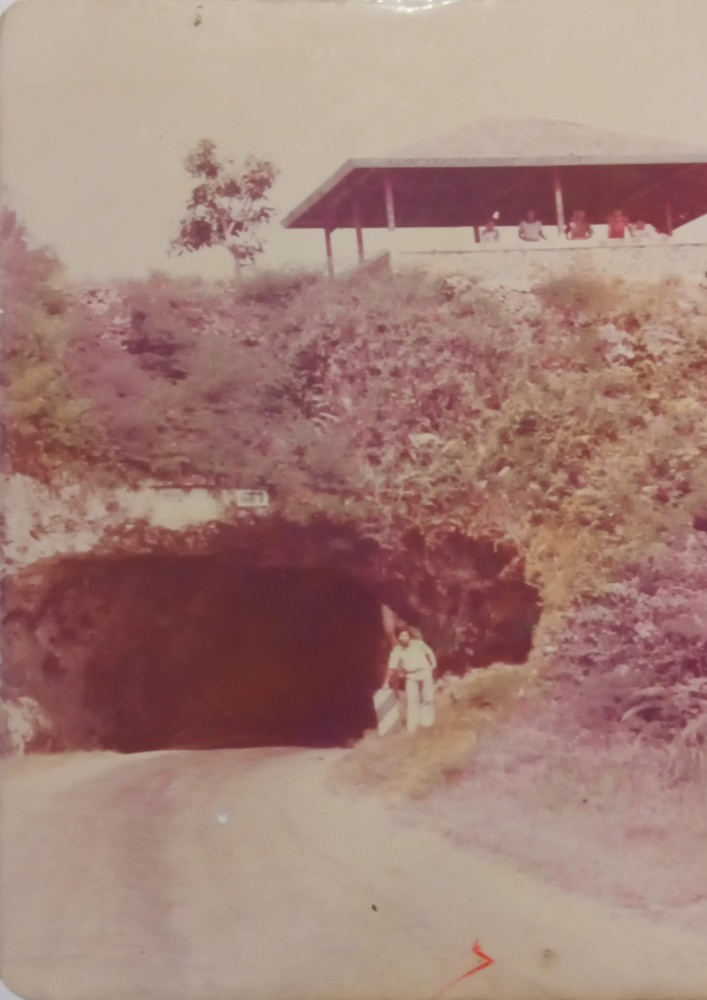
#> input picture images/gambar_jadul.jpg, 707 x 1000 px
$ python eksperimen_parameter.py images/gambar_jadul.jpg
#> lines starting #> are read from the running program, lines starting #| are printed output that depends on the picture
### main.py
"""
Restorasi Citra Foto Jadul Berwarna Menggunakan Koreksi Warna dan CLAHE
=======================================================================
Mata Kuliah  : Visi Komputer
Metode       : Classical Image Processing (tanpa Deep Learning)
Library      : NumPy, Matplotlib, Pillow

Pipeline dua tahap:
  Tahap 1 — Gray World Assumption  : menetralisir color cast
  Tahap 2 — CLAHE pada channel L   : meningkatkan kontras tanpa mendistorsi warna
"""

import argparse
import math
import os

import numpy as np
import matplotlib.pyplot as plt
from PIL import Image


# ---------------------------------------------------------------------------
# Matriks konversi RGB ↔ XYZ (illuminan D65, standar CIE)
# ---------------------------------------------------------------------------

_RGB_TO_XYZ = np.array([
    [0.4124564, 0.3575761, 0.1804375],
    [0.2126729, 0.7151522, 0.0721750],
    [0.0193339, 0.1191920, 0.9503041],
], dtype=np.float64)

_XYZ_TO_RGB = np.array([
    [ 3.2404542, -1.5371385, -0.4985314],
    [-0.9692660,  1.8760108,  0.0415560],
    [ 0.0556434, -0.2040259,  1.0572252],
], dtype=np.float64)

_D65 = np.array([0.95047, 1.00000, 1.08883], dtype=np.float64)


def _srgb_to_linear(c: np.ndarray) -> np.ndarray:
    return np.where(c > 0.04045, ((c + 0.055) / 1.055) ** 2.4, c / 12.92)


def _linear_to_srgb(c: np.ndarray) -> np.ndarray:
    c_safe = np.maximum(c, 0.0)
    return np.where(c > 0.0031308, 1.055 * c_safe ** (1.0 / 2.4) - 0.055, 12.92 * c)


def _lab_f(t: np.ndarray) -> np.ndarray:
    delta = 6.0 / 29.0
    return np.where(t > delta ** 3, np.cbrt(t), t / (3.0 * delta ** 2) + 4.0 / 29.0)


def _lab_f_inv(t: np.ndarray) -> np.ndarray:
    delta = 6.0 / 29.0
    return np.where(t > delta, t ** 3, 3.0 * delta ** 2 * (t - 4.0 / 29.0))


def rgb_to_lab(image_rgb: np.ndarray) -> np.ndarray:
    """Konversi sRGB (uint8) → CIE L*a*b* (float64). L: [0,100], a/b: [-128,127]."""
    rgb_f = image_rgb.astype(np.float64) / 255.0
    lin   = _srgb_to_linear(rgb_f)
    xyz   = lin @ _RGB_TO_XYZ.T
    f     = _lab_f(xyz / _D65)
    L = 116.0 * f[:, :, 1] - 16.0
    a = 500.0 * (f[:, :, 0] - f[:, :, 1])
    b = 200.0 * (f[:, :, 1] - f[:, :, 2])
    return np.stack([L, a, b], axis=-1)


def lab_to_rgb(image_lab: np.ndarray) -> np.ndarray:
    """Konversi CIE L*a*b* (float64) → sRGB (uint8)."""
    L, a, b = image_lab[:, :, 0], image_lab[:, :, 1], image_lab[:, :, 2]
    fy = (L + 16.0) / 116.0
    fx = a / 500.0 + fy
    fz = fy - b / 200.0
    xyz = np.stack([
        _D65[0] * _lab_f_inv(fx),
        _D65[1] * _lab_f_inv(fy),
        _D65[2] * _lab_f_inv(fz),
    ], axis=-1)
    srgb = _linear_to_srgb(xyz @ _XYZ_TO_RGB.T)
    return np.clip(np.round(srgb * 255.0), 0, 255).astype(np.uint8)


# ---------------------------------------------------------------------------
# I/O
# ---------------------------------------------------------------------------

def load_image(path: str) -> np.ndarray:
    """Membaca gambar dan mengembalikan array uint8 (H×W×3, RGB)."""
    img = Image.open(path).convert("RGB")
    return np.array(img, dtype=np.uint8)


def save_image(image_rgb: np.ndarray, path: str) -> None:
    Image.fromarray(image_rgb).save(path)


# ---------------------------------------------------------------------------
# Tahap 1: Koreksi Warna — Gray World Assumption
# ---------------------------------------------------------------------------

def gray_world_correction(image_rgb: np.ndarray) -> np.ndarray:
    """
    Menetralisir color cast dengan menyeimbangkan rata-rata tiap channel
    terhadap rata-rata global (gray mean).

    scale_c    = gray_mean / mean_c
    I_c_new    = clip(I_c * scale_c, 0, 255)
    gray_mean  = (mean_R + mean_G + mean_B) / 3
    """
    img_f     = image_rgb.astype(np.float64)
    means     = img_f.mean(axis=(0, 1))
    gray_mean = means.mean()
    scales    = np.where(means > 0, gray_mean / means, 1.0)
    return np.clip(img_f * scales, 0, 255).astype(np.uint8)


# ---------------------------------------------------------------------------
# Tahap 2: CLAHE pada Channel L
# ---------------------------------------------------------------------------

def _compute_tile_luts(
    l_uint8: np.ndarray,
    ny: int,
    nx: int,
    clip_limit: float,
) -> np.ndarray:
    """
    Menghitung LUT ekualisasi histogram untuk setiap tile.

    Untuk tiap tile:
      1. Hitung histogram (256 bin).
      2. Terapkan clip: C_l = clip_limit * (jumlah piksel) / 256.
         Piksel terpotong didistribusikan ulang merata ke semua bin.
      3. Hitung CDF dan petakan ke LUT [0, 255].

    Mengembalikan array (ny, nx, 256).
    """
    H, W = l_uint8.shape
    luts = np.zeros((ny, nx, 256), dtype=np.float64)

    for iy in range(ny):
        for ix in range(nx):
            y0 = int(round(iy * H / ny));       y1 = int(round((iy + 1) * H / ny))
            x0 = int(round(ix * W / nx));       x1 = int(round((ix + 1) * W / nx))
            y0, y1 = max(0, y0), min(H, y1);    x0, x1 = max(0, x0), min(W, x1)

            tile     = l_uint8[y0:y1, x0:x1]
            n_pixels = tile.size
            hist     = np.bincount(tile.flatten(), minlength=256).astype(np.float64)

            actual_clip = max(1, int(clip_limit * n_pixels / 256))
            excess      = np.sum(np.maximum(hist - actual_clip, 0))
            hist        = np.minimum(hist, float(actual_clip))
            hist       += excess / 256.0

            cdf     = np.cumsum(hist)
            cdf_min = cdf[0]
            denom   = float(n_pixels) - cdf_min
            lut     = np.clip(np.round((cdf - cdf_min) / denom * 255.0), 0, 255) \
                      if denom > 0 else np.arange(256, dtype=np.float64)
            luts[iy, ix] = lut

    return luts


def _bilinear_interpolate(
    l_uint8: np.ndarray,
    luts: np.ndarray,
    ny: int,
    nx: int,
) -> np.ndarray:
    """
    Menggabungkan LUT tile-tile bersebelahan dengan interpolasi bilinear
    agar tidak ada artefak batas antar tile.

    Mengembalikan channel L hasil CLAHE (uint8, H×W).
    """
    H, W = l_uint8.shape
    cy = (np.arange(ny, dtype=np.float64) + 0.5) * (H / ny)
    cx = (np.arange(nx, dtype=np.float64) + 0.5) * (W / nx)
    y_idx = np.arange(H, dtype=np.float64)
    x_idx = np.arange(W, dtype=np.float64)

    if ny > 1:
        iy = np.clip(np.searchsorted(cy, y_idx + 0.5) - 1, 0, ny - 2)
        ty = np.clip((y_idx + 0.5 - cy[iy]) / (cy[iy + 1] - cy[iy]), 0.0, 1.0)
    else:
        iy = np.zeros(H, dtype=int);  ty = np.zeros(H, dtype=np.float64)

    if nx > 1:
        ix = np.clip(np.searchsorted(cx, x_idx + 0.5) - 1, 0, nx - 2)
        tx = np.clip((x_idx + 0.5 - cx[ix]) / (cx[ix + 1] - cx[ix]), 0.0, 1.0)
    else:
        ix = np.zeros(W, dtype=int);  tx = np.zeros(W, dtype=np.float64)

    PV  = l_uint8
    IY  = iy[:, np.newaxis] * np.ones((1, W), dtype=int)
    IX  = np.ones((H, 1), dtype=int) * ix[np.newaxis, :]
    IY1 = np.minimum(IY + 1, ny - 1)
    IX1 = np.minimum(IX + 1, nx - 1)

    TY = ty[:, np.newaxis];  TX = tx[np.newaxis, :]
    result = (
        (1.0 - TY) * (1.0 - TX) * luts[IY,  IX,  PV] +
        (1.0 - TY) * TX          * luts[IY,  IX1, PV] +
        TY          * (1.0 - TX) * luts[IY1, IX,  PV] +
        TY          * TX          * luts[IY1, IX1, PV]
    )
    return np.clip(result, 0, 255).astype(np.uint8)


def apply_clahe(
    image_rgb: np.ndarray,
    clip_limit: float = 2.0,
    tile_grid: tuple = (8, 8),
) -> np.ndarray:
    """
    Menerapkan CLAHE pada channel L dalam ruang warna CIE L*a*b*.

    Channel L (kecerahan) diproses terpisah dari channel a dan b (warna),
    sehingga peningkatan kontras tidak mengubah keseimbangan warna
    yang sudah dikoreksi di tahap sebelumnya.

    Args:
        clip_limit : batas amplifikasi kontras per tile (default 2.0).
        tile_grid  : (nx, ny) jumlah tile per sisi (default 8×8).
    """
    lab = rgb_to_lab(image_rgb)
    L, a, b = lab[:, :, 0], lab[:, :, 1], lab[:, :, 2]

    l_scaled  = np.clip(np.round(L * 255.0 / 100.0), 0, 255).astype(np.uint8)
    nx, ny    = tile_grid
    luts      = _compute_tile_luts(l_scaled, ny, nx, clip_limit)
    l_enhanced = _bilinear_interpolate(l_scaled, luts, ny, nx)

    L_new = l_enhanced.astype(np.float64) * 100.0 / 255.0
    return lab_to_rgb(np.stack([L_new, a, b], axis=-1))


# ---------------------------------------------------------------------------
# Pipeline Restorasi
# ---------------------------------------------------------------------------

# [9 lines left out: function restore_image, not called in this run]


# ---------------------------------------------------------------------------
# Metrik Kuantitatif
# ---------------------------------------------------------------------------

def get_l_channel_uint8(image_rgb: np.ndarray) -> np.ndarray:
    lab = rgb_to_lab(image_rgb)
    return np.clip(np.round(lab[:, :, 0] * 255.0 / 100.0), 0, 255).astype(np.uint8)


def compute_contrast_std(image_rgb: np.ndarray) -> float:
    """Standar deviasi channel L — ukuran kontras (sebaran intensitas)."""
    return float(np.std(rgb_to_lab(image_rgb)[:, :, 0]))


def compute_color_cast_index(image_rgb: np.ndarray) -> float:
    """Selisih rata-rata channel terbesar dan terkecil — ukuran ketidakseimbangan warna."""
    means = image_rgb.astype(np.float64).mean(axis=(0, 1))
    return float(means.max() - means.min())


def compute_psnr(reference: np.ndarray, target: np.ndarray) -> float:
    """PSNR antara dua citra. Rumus: 10 * log10(255² / MSE)."""
    mse = np.mean((reference.astype(np.float64) - target.astype(np.float64)) ** 2)
    return float("inf") if mse == 0 else 10.0 * math.log10(255.0 ** 2 / mse)


# [134 lines left out: functions print_metrics_table, _plot_histogram, save_comparison_figure, parse_arguments, main, not called in this run]


# [2 lines that do not run on import are left out]

### eksperimen_parameter.py
"""
Eksperimen Variasi Parameter CLAHE
====================================
Mata Kuliah  : Visi Komputer
Deskripsi    : Menguji berbagai nilai clip_limit dan tile_grid untuk
               memvalidasi pemilihan parameter default pada main.py.
               Tahap 1 (Gray World) bersifat tetap karena parameter-free.

Cara menjalankan:
    python eksperimen_parameter.py images/gambar_jadul.jpg
    python eksperimen_parameter.py images/gambar_jadul.jpg --output_dir output
"""

import argparse
import os

import numpy as np
import matplotlib.pyplot as plt
import matplotlib.gridspec as gridspec

from main import (
    load_image,
    gray_world_correction,
    apply_clahe,
    compute_contrast_std,
    compute_color_cast_index,
    compute_psnr,
)


CLIP_LIMITS = [1.0, 2.0, 3.0, 4.0, 5.0, 10.0]
TILE_SIZES  = [4, 8, 16, 32]
FIXED_TILE  = (8, 8)
FIXED_CLIP  = 2.0


def run_clip_limit_experiment(color_corrected: np.ndarray, original: np.ndarray) -> list:
    results = []
    for cl in CLIP_LIMITS:
        result = apply_clahe(color_corrected, clip_limit=cl, tile_grid=FIXED_TILE)
        results.append({
            "clip_limit": cl,
            "image": result,
            "std":   compute_contrast_std(result),
            "cast":  compute_color_cast_index(result),
            "psnr":  compute_psnr(original, result),
        })
    return results


def run_tile_size_experiment(color_corrected: np.ndarray, original: np.ndarray) -> list:
    results = []
    for ts in TILE_SIZES:
        result = apply_clahe(color_corrected, clip_limit=FIXED_CLIP, tile_grid=(ts, ts))
        results.append({
            "tile_size": ts,
            "image": result,
            "std":   compute_contrast_std(result),
            "cast":  compute_color_cast_index(result),
            "psnr":  compute_psnr(original, result),
        })
    return results


# ---------------------------------------------------------------------------
# Tabel terminal (tanpa kolom analisis)
# ---------------------------------------------------------------------------

def print_clip_limit_table(results: list) -> None:
    print()
    print("=" * 58)
    print("EKSPERIMEN 1: Variasi clip_limit (tile_grid tetap 8x8)".center(58))
    print("=" * 58)
    print(f"{'clip_limit':<12}{'Std Dev L':<14}{'Color Cast':<14}{'PSNR (dB)'}")
    print("-" * 58)
    for r in results:
        marker = " <--" if r["clip_limit"] == FIXED_CLIP else ""
        print(f"{r['clip_limit']:<12.1f}{r['std']:<14.2f}{r['cast']:<14.2f}{r['psnr']:.2f}{marker}")
    print("=" * 58)


def print_tile_size_table(results: list) -> None:
    print()
    print("=" * 58)
    print("EKSPERIMEN 2: Variasi tile_grid (clip_limit tetap 2.0)".center(58))
    print("=" * 58)
    print(f"{'tile_size':<14}{'Std Dev L':<14}{'Color Cast':<14}{'PSNR (dB)'}")
    print("-" * 58)
    for r in results:
        marker = " <--" if r["tile_size"] == FIXED_TILE[0] else ""
        print(f"{r['tile_size']}x{r['tile_size']:<11}{r['std']:<14.2f}{r['cast']:<14.2f}{r['psnr']:.2f}{marker}")
    print("=" * 58)
    print()


# ---------------------------------------------------------------------------
# Visualisasi — gambar + semua metrik sebagai caption
# ---------------------------------------------------------------------------

# [11 lines left out: function _metrics_caption, not called in this run]


def save_clip_limit_figure(results: list, output_path: str) -> None:
    n = len(results)
    fig = plt.figure(figsize=(16, 13))
    fig.suptitle("Eksperimen 1: Variasi clip_limit  (tile_grid = 8×8)",
                 fontsize=13, fontweight="bold", y=0.98)

    for idx, r in enumerate(results):
        ax = fig.add_subplot(2, 3, idx + 1)
        ax.imshow(r["image"])

        # judul di atas gambar
        title = f"clip_limit = {r['clip_limit']}"
        if r["clip_limit"] == FIXED_CLIP:
            title += "  ★"
        ax.set_title(title, fontsize=10, fontweight="bold",
                     color="darkgreen" if r["clip_limit"] == FIXED_CLIP else "black")
        ax.set_xticks([])
        ax.set_yticks([])

        # semua metrik di bawah gambar
        caption = (
            f"Std Dev L : {r['std']:.2f}\n"
            f"Color Cast : {r['cast']:.2f}\n"
            f"PSNR       : {r['psnr']:.2f} dB"
        )
        ax.set_xlabel(caption, fontsize=8, linespacing=1.6,
                      fontfamily="monospace",
                      color="darkgreen" if r["clip_limit"] == FIXED_CLIP else "black")

    plt.tight_layout(rect=[0, 0, 1, 0.96])
    plt.savefig(output_path, dpi=150, bbox_inches="tight")
    plt.close()
    print(f"      Tersimpan: {output_path}")


def save_tile_size_figure(results: list, output_path: str) -> None:
    n = len(results)
    fig = plt.figure(figsize=(13, 12))
    fig.suptitle("Eksperimen 2: Variasi tile_grid  (clip_limit = 2.0)",
                 fontsize=13, fontweight="bold", y=0.98)

    for idx, r in enumerate(results):
        ax = fig.add_subplot(2, 2, idx + 1)
        ax.imshow(r["image"])

        title = f"tile_grid = {r['tile_size']}×{r['tile_size']}"
        if r["tile_size"] == FIXED_TILE[0]:
            title += "  ★"
        ax.set_title(title, fontsize=10, fontweight="bold",
                     color="darkgreen" if r["tile_size"] == FIXED_TILE[0] else "black")
        ax.set_xticks([])
        ax.set_yticks([])

        caption = (
            f"Std Dev L : {r['std']:.2f}\n"
            f"Color Cast : {r['cast']:.2f}\n"
            f"PSNR       : {r['psnr']:.2f} dB"
        )
        ax.set_xlabel(caption, fontsize=8, linespacing=1.6,
                      fontfamily="monospace",
                      color="darkgreen" if r["tile_size"] == FIXED_TILE[0] else "black")

    plt.tight_layout(rect=[0, 0, 1, 0.96])
    plt.savefig(output_path, dpi=150, bbox_inches="tight")
    plt.close()
    print(f"      Tersimpan: {output_path}")


# ---------------------------------------------------------------------------
# Entry Point
# ---------------------------------------------------------------------------

def parse_arguments() -> argparse.Namespace:
    parser = argparse.ArgumentParser(
        description="Eksperimen variasi parameter CLAHE untuk validasi pemilihan default."
    )
    parser.add_argument("input", help="Path ke foto jadul (contoh: images/gambar_jadul.jpg)")
    parser.add_argument("--output_dir", default="output", help="Folder output (default: output)")
    return parser.parse_args()


def main() -> None:
    args = parse_arguments()
    os.makedirs(args.output_dir, exist_ok=True)

    print(f"[1/4] Membaca gambar: {args.input}")
    original = load_image(args.input)
#> in load_image, img is the input picture: PIL image 707x1000 RGB; mean R, G, B 163.2, 129.6, 120.8
    print(f"      Ukuran: {original.shape[1]} x {original.shape[0]} piksel")
#|       Ukuran: 707 x 1000 piksel

    print("[2/4] Menerapkan koreksi warna Gray World")
    color_corrected = gray_world_correction(original)
#> in gray_world_correction, `means     = img_f.mean(axis=(0, 1))`: means = [163.2, 129.6, 120.8]
#> in gray_world_correction, `gray_mean = means.mean()`: gray_mean = 137.9
#> in gray_world_correction, `scales    = np.where(means > 0, gray_mean / means, 1.0)`: scales = [0.845, 1.06, 1.14]

    print("[3/4] Menjalankan eksperimen variasi clip_limit dan tile_grid")
    clip_results = run_clip_limit_experiment(color_corrected, original)
#> the loop in run_clip_limit_experiment, `for cl in CLIP_LIMITS:` made 6 passes
#> (means in compute_color_cast_index, mse in compute_psnr) on passes 1 to 6: ([136.6, 136.8, 136.8], 469.3), ([136.2, 136.5, 136.5], 670.4), ([135.7, 136.1, 136], 895.2), ([135.2, 135.6, 135.6], 1106.6), ([134.7, 135.1, 135.1], 1291.9), ([132.4, 132.6, 132.6], 1768.8)
#> pass 1, in rgb_to_lab, `f     = _lab_f(xyz / _D65)`:
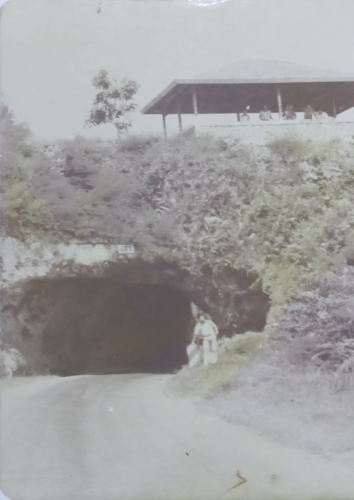
#> f: shape (1000, 707, 3) float64 (shown at 1/2 size); mean R, G, B 0.63, 0.629, 0.627
#> after the loop in run_clip_limit_experiment, `for cl in CLIP_LIMITS:`:
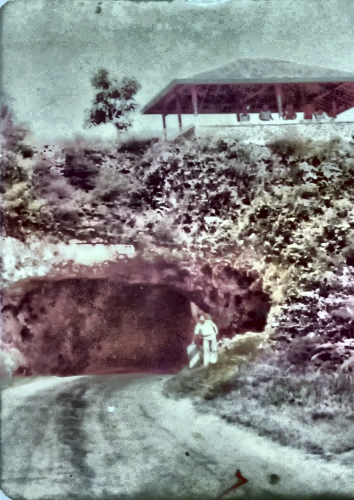
#> result: shape (1000, 707, 3) (shown at 1/2 size); mean R, G, B 132.4, 132.6, 132.6
#> after the loop in run_clip_limit_experiment, `for cl in CLIP_LIMITS:`: results = 6 items
#> clip_results = 6 items
    tile_results = run_tile_size_experiment(color_corrected, original)
#> the loop in run_tile_size_experiment, `for ts in TILE_SIZES:` made 4 passes
#> (means in compute_color_cast_index, mse in compute_psnr) on passes 1 to 4: ([135.9, 136.4, 136.4], 665.1), ([136.2, 136.5, 136.5], 670.4), ([137.2, 137.4, 137.4], 618.9), ([137.4, 137.5, 137.5], 535.6)
#> pass 1, in apply_clahe (call 7), `lab = rgb_to_lab(image_rgb)`:
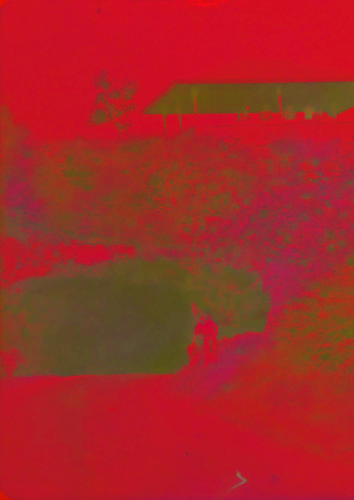
#> lab: shape (1000, 707, 3) float64 (shown at 1/2 size); mean R, G, B 57, 0.8, 0.3; drawn with min black and max white
#> after the loop in run_tile_size_experiment, `for ts in TILE_SIZES:`:
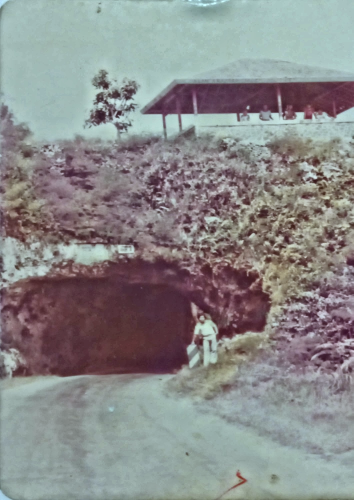
#> result: shape (1000, 707, 3) (shown at 1/2 size); mean R, G, B 137.4, 137.5, 137.5
#> after the loop in run_tile_size_experiment, `for ts in TILE_SIZES:`: results = 4 items
#> tile_results = 4 items

    print_clip_limit_table(clip_results)
#> the loop in print_clip_limit_table, `for r in results:` made 6 passes
#> marker on passes 1 to 6: '', ' <--', '', '', '', ''
#> (printed output is left out)
    print_tile_size_table(tile_results)
#> the loop in print_tile_size_table, `for r in results:` made 4 passes
#> (printed output is left out)

    print("[4/4] Menyimpan visualisasi hasil eksperimen")
    save_clip_limit_figure(clip_results, os.path.join(args.output_dir, "eksperimen_clip_limit.png"))
#> in save_clip_limit_figure, `n = len(results)`: n = 6
#> the loop in save_clip_limit_figure, `for idx, r in enumerate(results):` made 6 passes
#> title on passes 1 to 6: 'clip_limit = 1.0', 'clip_limit = 2.0  ★', 'clip_limit = 3.0', 'clip_limit = 4.0', 'clip_limit = 5.0', 'clip_limit = 10.0'
#> in save_clip_limit_figure, `plt.savefig(output_path, dpi=150, bbox_inches="tight")`:
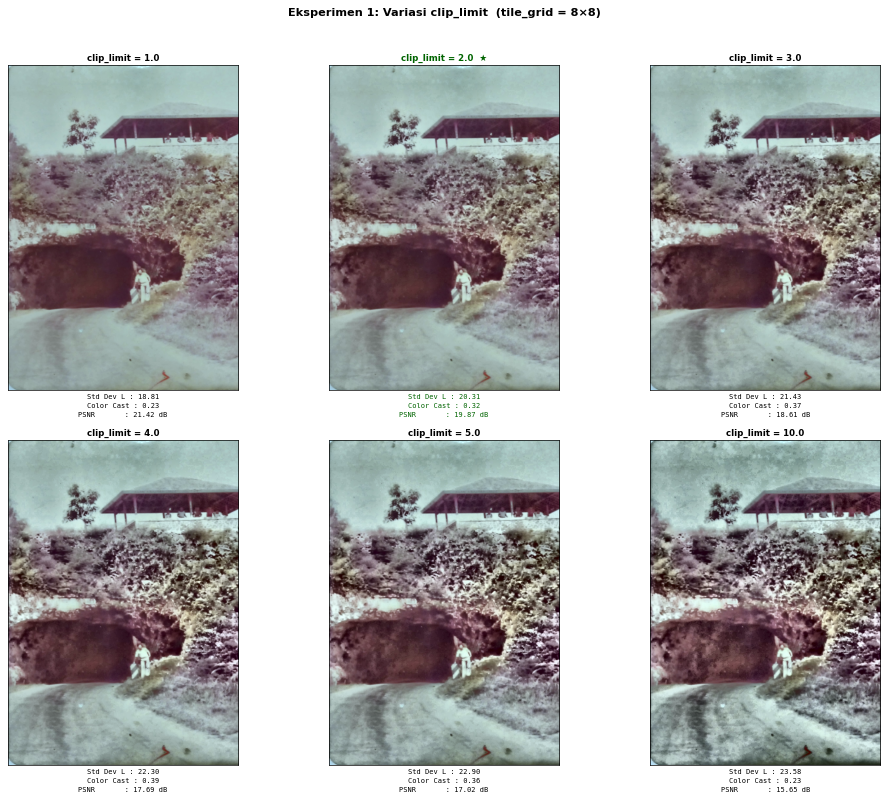
#> figure drawn by matplotlib, 6 panels
    save_tile_size_figure(tile_results,  os.path.join(args.output_dir, "eksperimen_tile_size.png"))
#> in save_tile_size_figure, `n = len(results)`: n = 4
#> the loop in save_tile_size_figure, `for idx, r in enumerate(results):` made 4 passes
#> title on passes 1 to 4: 'tile_grid = 4×4', 'tile_grid = 8×8  ★', 'tile_grid = 16×16', 'tile_grid = 32×32'
#> in save_tile_size_figure, `plt.savefig(output_path, dpi=150, bbox_inches="tight")`:
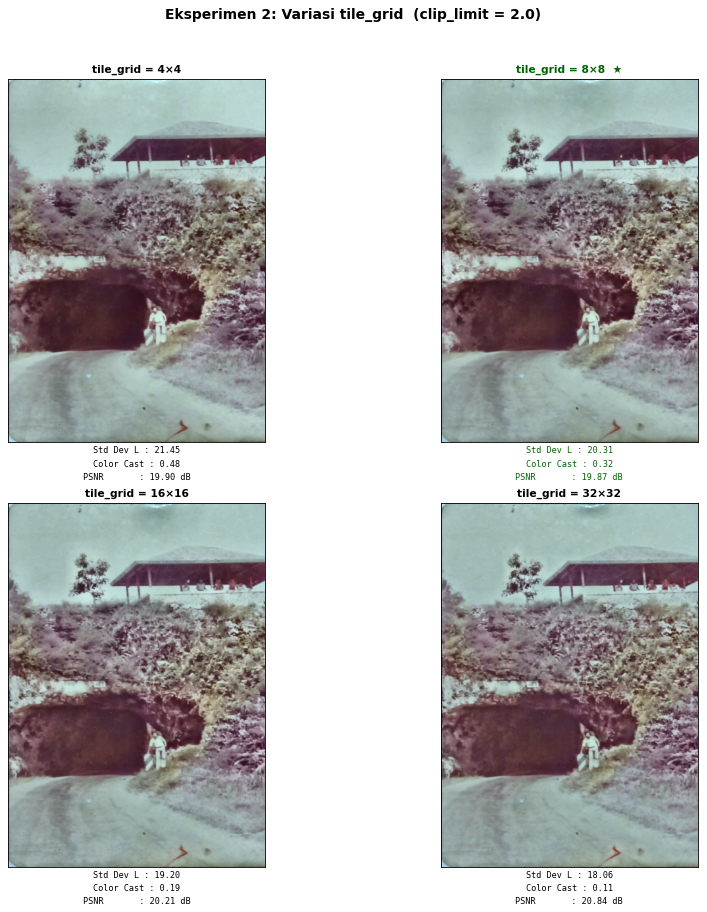
#> figure drawn by matplotlib, 4 panels
    print("\nSelesai.")


if __name__ == "__main__":
    main()
